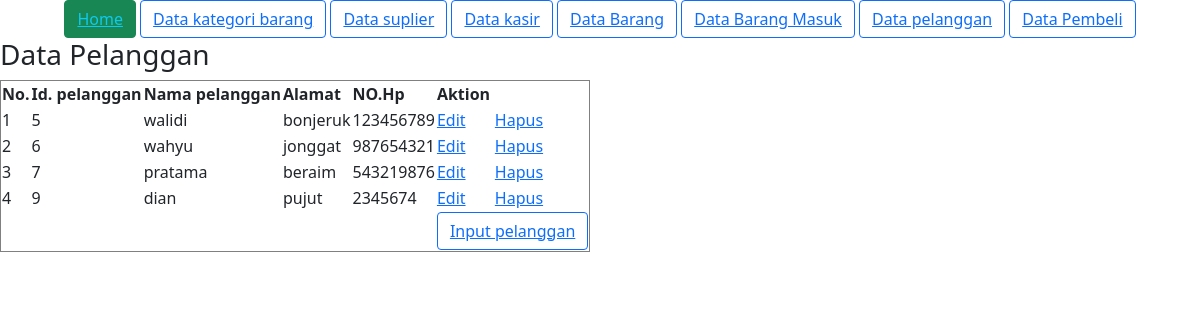
/read/data_pelanggan.php, run on the app's committed database.
### tables this page shows
CREATE TABLE `pelanggan` (
  `id_pelanggan` int(4) NOT NULL,
  `nama_pelanggan` varchar(30) DEFAULT NULL,
  `alamat` text DEFAULT NULL,
  `no_Hp` int(12) DEFAULT NULL
);

### utilitiy/global_var.php (called while the page is built, shortened)
<?php
	$url_ = "http://localhost/edu";
 ?>

### read/data_pelanggan.php (the view, shortened to what this page needs)
<?php
	include("../config/koneksi.php");
	include ("../utilitiy/global_var.php");
	$sql = "SELECT * FROM pelanggan";
	$read = mysqli_query($kon, $sql);
 ?>
 <!DOCTYPE html>
 <html>
 <head>
 	<?php include '../utilitiy/tag_head.php'; ?>
 </head>
 <body>
 	<?php include '../utilitiy/nav.php'; ?>
 	<h3>Data Pelanggan</h3>
 	<table border="1">
 		<tr>
 			<th>No.</th>
 			<th>Id. pelanggan</th>
 			<th>Nama pelanggan</th>
 			<th>Alamat</th>
 			<th>NO.Hp</th>
 			<th colspan="2">Aktion</th>
 		</tr>
		<?php
			$i = 1;
			foreach ($read as $value) {
				echo "<tr>";
					echo "<td>".$i."</td>";
					echo "<td>".$value['id_pelanggan']."</td>";
					echo "<td>".$value['nama_pelanggan']."</td>";
					 echo "<td>".$value['alamat']."</td>";
					echo "<td>".$value['no_Hp']."</td>";
					echo "<td>
							<a href='../form/pelanggan.php?
							id_pelanggan=".$value['id_pelanggan']."&
							nama_pelanggan=".$value['nama_pelanggan']."&
							alamat=".$value['alamat']."&
							no_hp=".$value['no_Hp']."'>Edit</a>
						</td>";
					echo "<td>
							<a href='../aksi/hapus/hapus.php?
							id=".$value['id_pelanggan']."&
							tbl=pelanggan&whr=id_pelanggan'>Hapus</a>
						</td>";
				echo "</tr>";
				$i++;
			}
		 ?>
		 <tr class="text-center">
		 	<td colspan="5"></td>
		 	<td colspan="2">
		 		<button class="btn btn-outline-primary">
		<a href='<?php echo $url_."/form/pelanggan.php" ?>'>Input pelanggan</a>
	</button>
		 	</td>
		 </tr>
 	</table>
 </body>
 </html>

### data on the page
pelanggan: id_pelanggan "5", nama_pelanggan "walidi", alamat "bonjeruk", no_Hp "123456789"
pelanggan: id_pelanggan "6", nama_pelanggan "wahyu", alamat "jonggat", no_Hp "987654321"
pelanggan: id_pelanggan "7", nama_pelanggan "pratama", alamat "beraim", no_Hp "543219876"
pelanggan: id_pelanggan "9", nama_pelanggan "dian", alamat "pujut", no_Hp "2345674"
